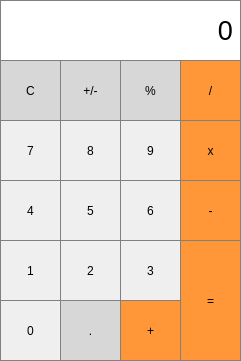
<?xml version="1.0" encoding="UTF-8"?>
<ui version="4.0">
 <class>MainWindow</class>
 <widget class="QMainWindow" name="MainWindow">
  <property name="geometry">
   <rect>
    <x>0</x>
    <y>0</y>
    <width>241</width>
    <height>361</height>
   </rect>
  </property>
  <property name="sizePolicy">
   <sizepolicy hsizetype="Preferred" vsizetype="Preferred">
    <horstretch>0</horstretch>
    <verstretch>0</verstretch>
   </sizepolicy>
  </property>
  <property name="maximumSize">
   <size>
    <width>241</width>
    <height>361</height>
   </size>
  </property>
  <property name="cursor">
   <cursorShape>ArrowCursor</cursorShape>
  </property>
  <property name="windowTitle">
   <string>MainWindow</string>
  </property>
  <widget class="QWidget" name="centralWidget">
   <widget class="QLabel" name="label">
    <property name="geometry">
     <rect>
      <x>0</x>
      <y>0</y>
      <width>241</width>
      <height>61</height>
     </rect>
    </property>
    <property name="sizePolicy">
     <sizepolicy hsizetype="Fixed" vsizetype="Fixed">
      <horstretch>0</horstretch>
      <verstretch>0</verstretch>
     </sizepolicy>
    </property>
    <property name="maximumSize">
     <size>
      <width>241</width>
      <height>61</height>
     </size>
    </property>
    <property name="font">
     <font>
      <pointsize>20</pointsize>
     </font>
    </property>
    <property name="styleSheet">
     <string notr="true">border: 1px solid gray;
background-color: white;</string>
    </property>
    <property name="inputMethodHints">
     <set>Qt::ImhNone</set>
    </property>
    <property name="text">
     <string>0</string>
    </property>
    <property name="alignment">
     <set>Qt::AlignRight|Qt::AlignTrailing|Qt::AlignVCenter</set>
    </property>
    <property name="textInteractionFlags">
     <set>Qt::LinksAccessibleByMouse</set>
    </property>
   </widget>
   <widget class="QPushButton" name="pushButton_7">
    <property name="geometry">
     <rect>
      <x>0</x>
      <y>120</y>
      <width>61</width>
      <height>61</height>
     </rect>
    </property>
    <property name="cursor">
     <cursorShape>PointingHandCursor</cursorShape>
    </property>
    <property name="styleSheet">
     <string notr="true">QPushButton{border: 1px solid gray;}
QPushButton:Pressed{background-color:qlineargradient(x1:0,y1:0,x2:0,y2:1, stop:0 #dadbde, stop:1 #f6f7fa)}</string>
    </property>
    <property name="text">
     <string>7</string>
    </property>
   </widget>
   <widget class="QPushButton" name="pushButton_divide">
    <property name="geometry">
     <rect>
      <x>180</x>
      <y>60</y>
      <width>61</width>
      <height>61</height>
     </rect>
    </property>
    <property name="cursor">
     <cursorShape>PointingHandCursor</cursorShape>
    </property>
    <property name="styleSheet">
     <string notr="true">QPushButton{background-color: rgb(255, 151, 57); color_ white; border: 1px solid gray;}
QPushButton:Pressed{background-color: qlineargradient(x1:0, y1:0, x2:0, y2:1, stop:0 #FF7832, stop:1 #FF9739);}</string>
    </property>
    <property name="text">
     <string>/</string>
    </property>
   </widget>
   <widget class="QPushButton" name="pushButton_9">
    <property name="geometry">
     <rect>
      <x>120</x>
      <y>120</y>
      <width>61</width>
      <height>61</height>
     </rect>
    </property>
    <property name="cursor">
     <cursorShape>PointingHandCursor</cursorShape>
    </property>
    <property name="styleSheet">
     <string notr="true">QPushButton{border: 1px solid gray;}
QPushButton:Pressed{background-color:qlineargradient(x1:0,y1:0,x2:0,y2:1, stop:0 #dadbde, stop:1 #f6f7fa)}</string>
    </property>
    <property name="text">
     <string>9</string>
    </property>
   </widget>
   <widget class="QPushButton" name="pushButton_8">
    <property name="geometry">
     <rect>
      <x>60</x>
      <y>120</y>
      <width>61</width>
      <height>61</height>
     </rect>
    </property>
    <property name="cursor">
     <cursorShape>PointingHandCursor</cursorShape>
    </property>
    <property name="styleSheet">
     <string notr="true">QPushButton{border: 1px solid gray;}
QPushButton:Pressed{background-color:qlineargradient(x1:0,y1:0,x2:0,y2:1, stop:0 #dadbde, stop:1 #f6f7fa)}</string>
    </property>
    <property name="text">
     <string>8</string>
    </property>
   </widget>
   <widget class="QPushButton" name="pushButton_multiply">
    <property name="geometry">
     <rect>
      <x>180</x>
      <y>120</y>
      <width>61</width>
      <height>61</height>
     </rect>
    </property>
    <property name="cursor">
     <cursorShape>PointingHandCursor</cursorShape>
    </property>
    <property name="styleSheet">
     <string notr="true">QPushButton{background-color: rgb(255, 151, 57); color_ white; border: 1px solid gray;}
QPushButton:Pressed{background-color: qlineargradient(x1:0, y1:0, x2:0, y2:1, stop:0 #FF7832, stop:1 #FF9739);}</string>
    </property>
    <property name="text">
     <string>x</string>
    </property>
   </widget>
   <widget class="QPushButton" name="pushButton_4">
    <property name="geometry">
     <rect>
      <x>0</x>
      <y>180</y>
      <width>61</width>
      <height>61</height>
     </rect>
    </property>
    <property name="cursor">
     <cursorShape>PointingHandCursor</cursorShape>
    </property>
    <property name="styleSheet">
     <string notr="true">QPushButton{border: 1px solid gray;}
QPushButton:Pressed{background-color:qlineargradient(x1:0,y1:0,x2:0,y2:1, stop:0 #dadbde, stop:1 #f6f7fa)}</string>
    </property>
    <property name="text">
     <string>4</string>
    </property>
   </widget>
   <widget class="QPushButton" name="pushButton_5">
    <property name="geometry">
     <rect>
      <x>60</x>
      <y>180</y>
      <width>61</width>
      <height>61</height>
     </rect>
    </property>
    <property name="cursor">
     <cursorShape>PointingHandCursor</cursorShape>
    </property>
    <property name="styleSheet">
     <string notr="true">QPushButton{border: 1px solid gray;}
QPushButton:Pressed{background-color:qlineargradient(x1:0,y1:0,x2:0,y2:1, stop:0 #dadbde, stop:1 #f6f7fa)}</string>
    </property>
    <property name="text">
     <string>5</string>
    </property>
   </widget>
   <widget class="QPushButton" name="pushButton_6">
    <property name="geometry">
     <rect>
      <x>120</x>
      <y>180</y>
      <width>61</width>
      <height>61</height>
     </rect>
    </property>
    <property name="cursor">
     <cursorShape>PointingHandCursor</cursorShape>
    </property>
    <property name="styleSheet">
     <string notr="true">QPushButton{border: 1px solid gray;}
QPushButton:Pressed{background-color:qlineargradient(x1:0,y1:0,x2:0,y2:1, stop:0 #dadbde, stop:1 #f6f7fa)}</string>
    </property>
    <property name="text">
     <string>6</string>
    </property>
   </widget>
   <widget class="QPushButton" name="pushButton_equal">
    <property name="geometry">
     <rect>
      <x>180</x>
      <y>240</y>
      <width>61</width>
      <height>121</height>
     </rect>
    </property>
    <property name="cursor">
     <cursorShape>PointingHandCursor</cursorShape>
    </property>
    <property name="styleSheet">
     <string notr="true">QPushButton{background-color: rgb(255, 151, 57); color_ white; border: 1px solid gray;}
QPushButton:Pressed{background-color: qlineargradient(x1:0, y1:0, x2:0, y2:1, stop:0 #FF7832, stop:1 #FF9739);}</string>
    </property>
    <property name="text">
     <string>=</string>
    </property>
   </widget>
   <widget class="QPushButton" name="pushButton_dot">
    <property name="geometry">
     <rect>
      <x>60</x>
      <y>300</y>
      <width>61</width>
      <height>61</height>
     </rect>
    </property>
    <property name="cursor">
     <cursorShape>PointingHandCursor</cursorShape>
    </property>
    <property name="styleSheet">
     <string notr="true">QPushButton{background-color: rgb(215,215,215); border: 1px solid gray;}
QPushButton:Pressed{background-color: qlineargradient(x1:0,y1:0,x2:0,y2:1,stop:0 #BEBEBE, stop: 1 #D7D7D7);}</string>
    </property>
    <property name="text">
     <string>.</string>
    </property>
   </widget>
   <widget class="QPushButton" name="pushButton_0">
    <property name="geometry">
     <rect>
      <x>0</x>
      <y>300</y>
      <width>61</width>
      <height>61</height>
     </rect>
    </property>
    <property name="cursor">
     <cursorShape>PointingHandCursor</cursorShape>
    </property>
    <property name="styleSheet">
     <string notr="true">QPushButton{border: 1px solid gray;}
QPushButton:Pressed{background-color:qlineargradient(x1:0,y1:0,x2:0,y2:1, stop:0 #dadbde, stop:1 #f6f7fa)}</string>
    </property>
    <property name="text">
     <string>0</string>
    </property>
   </widget>
   <widget class="QPushButton" name="pushButton_plus">
    <property name="geometry">
     <rect>
      <x>120</x>
      <y>300</y>
      <width>61</width>
      <height>61</height>
     </rect>
    </property>
    <property name="cursor">
     <cursorShape>PointingHandCursor</cursorShape>
    </property>
    <property name="styleSheet">
     <string notr="true">QPushButton{background-color: rgb(255, 151, 57); color_ white; border: 1px solid gray;}
QPushButton:Pressed{background-color: qlineargradient(x1:0, y1:0, x2:0, y2:1, stop:0 #FF7832, stop:1 #FF9739);}</string>
    </property>
    <property name="text">
     <string>+</string>
    </property>
   </widget>
   <widget class="QPushButton" name="pushButton_minus">
    <property name="geometry">
     <rect>
      <x>180</x>
      <y>180</y>
      <width>61</width>
      <height>61</height>
     </rect>
    </property>
    <property name="cursor">
     <cursorShape>PointingHandCursor</cursorShape>
    </property>
    <property name="styleSheet">
     <string notr="true">QPushButton{background-color: rgb(255, 151, 57); color_ white; border: 1px solid gray;}
QPushButton:Pressed{background-color: qlineargradient(x1:0, y1:0, x2:0, y2:1, stop:0 #FF7832, stop:1 #FF9739);}</string>
    </property>
    <property name="text">
     <string>-</string>
    </property>
   </widget>
   <widget class="QPushButton" name="pushButton_1">
    <property name="geometry">
     <rect>
      <x>0</x>
      <y>240</y>
      <width>61</width>
      <height>61</height>
     </rect>
    </property>
    <property name="cursor">
     <cursorShape>PointingHandCursor</cursorShape>
    </property>
    <property name="styleSheet">
     <string notr="true">QPushButton{border: 1px solid gray;}
QPushButton:Pressed{background-color:qlineargradient(x1:0,y1:0,x2:0,y2:1, stop:0 #dadbde, stop:1 #f6f7fa)}</string>
    </property>
    <property name="text">
     <string>1</string>
    </property>
   </widget>
   <widget class="QPushButton" name="pushButton_2">
    <property name="geometry">
     <rect>
      <x>60</x>
      <y>240</y>
      <width>61</width>
      <height>61</height>
     </rect>
    </property>
    <property name="cursor">
     <cursorShape>PointingHandCursor</cursorShape>
    </property>
    <property name="styleSheet">
     <string notr="true">QPushButton{border: 1px solid gray;}
QPushButton:Pressed{background-color:qlineargradient(x1:0,y1:0,x2:0,y2:1, stop:0 #dadbde, stop:1 #f6f7fa)}</string>
    </property>
    <property name="text">
     <string>2</string>
    </property>
   </widget>
   <widget class="QPushButton" name="pushButton_3">
    <property name="geometry">
     <rect>
      <x>120</x>
      <y>240</y>
      <width>61</width>
      <height>61</height>
     </rect>
    </property>
    <property name="cursor">
     <cursorShape>PointingHandCursor</cursorShape>
    </property>
    <property name="styleSheet">
     <string notr="true">QPushButton{border: 1px solid gray;}
QPushButton:Pressed{background-color:qlineargradient(x1:0,y1:0,x2:0,y2:1, stop:0 #dadbde, stop:1 #f6f7fa)}</string>
    </property>
    <property name="text">
     <string>3</string>
    </property>
   </widget>
   <widget class="QPushButton" name="pushButton_clear">
    <property name="geometry">
     <rect>
      <x>0</x>
      <y>60</y>
      <width>61</width>
      <height>61</height>
     </rect>
    </property>
    <property name="cursor">
     <cursorShape>PointingHandCursor</cursorShape>
    </property>
    <property name="styleSheet">
     <string notr="true">QPushButton{background-color: rgb(215,215,215); border: 1px solid gray;}
QPushButton:Pressed{background-color: qlineargradient(x1:0,y1:0,x2:0,y2:1,stop:0 #BEBEBE, stop: 1 #D7D7D7);}</string>
    </property>
    <property name="text">
     <string>C</string>
    </property>
   </widget>
   <widget class="QPushButton" name="pushButton_plusminus">
    <property name="geometry">
     <rect>
      <x>60</x>
      <y>60</y>
      <width>61</width>
      <height>61</height>
     </rect>
    </property>
    <property name="cursor">
     <cursorShape>PointingHandCursor</cursorShape>
    </property>
    <property name="styleSheet">
     <string notr="true">QPushButton{background-color: rgb(215,215,215); border: 1px solid gray;}
QPushButton:Pressed{background-color: qlineargradient(x1:0,y1:0,x2:0,y2:1,stop:0 #BEBEBE, stop: 1 #D7D7D7);}</string>
    </property>
    <property name="text">
     <string>+/-</string>
    </property>
   </widget>
   <widget class="QPushButton" name="pushButton_percent">
    <property name="geometry">
     <rect>
      <x>120</x>
      <y>60</y>
      <width>61</width>
      <height>61</height>
     </rect>
    </property>
    <property name="cursor">
     <cursorShape>PointingHandCursor</cursorShape>
    </property>
    <property name="styleSheet">
     <string notr="true">QPushButton{background-color: rgb(215,215,215); border: 1px solid gray;}
QPushButton:Pressed{background-color: qlineargradient(x1:0,y1:0,x2:0,y2:1,stop:0 #BEBEBE, stop: 1 #D7D7D7);}</string>
    </property>
    <property name="text">
     <string>%</string>
    </property>
   </widget>
  </widget>
 </widget>
 <layoutdefault spacing="6" margin="11"/>
 <resources/>
 <connections/>
</ui>
